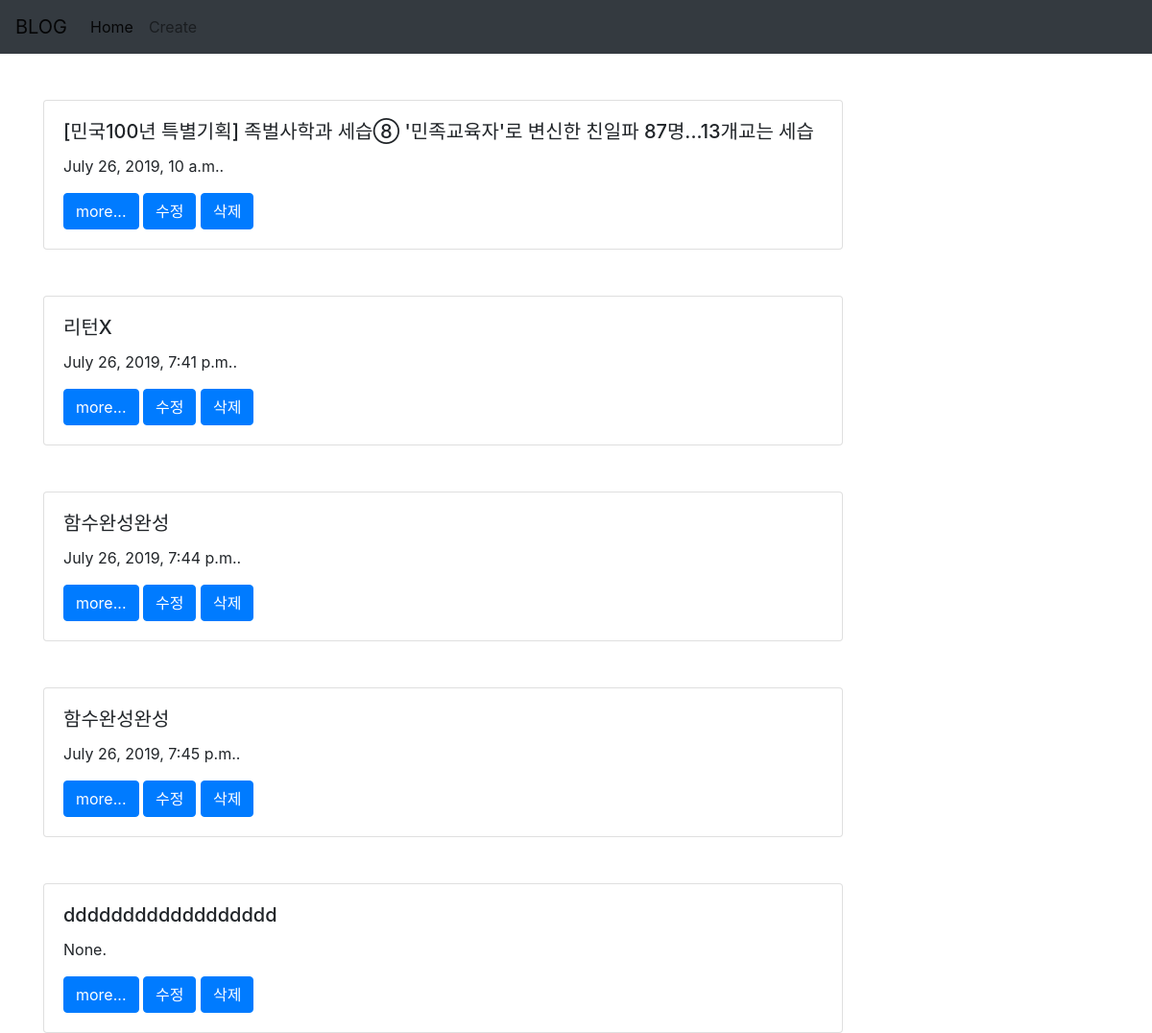
The page / on the database its author committed.
### blogapp/models.py (models this page shows, shortened)
class Blog(models.Model):
    title = models.CharField(max_length=200)
    pub_date = models.DateTimeField('date published', blank = True, null = True)
    body = models.TextField()

### blogapp/views.py (the view)
# urls.py: 2. Add a URL to urlpatterns:  path('', views.home, name='home')
def home(request):
    blogs = Blog.objects
    return render(request, 'home.html', {'blogs':blogs})

### blogapp/templates/home.html (shortened to what this page needs)
<!DOCTYPE html>
<html lang="en">
<head>
    <link rel="stylesheet" href="https://stackpath.bootstrapcdn.com/bootstrap/4.3.1/css/bootstrap.min.css">
</head>
<body>
        <nav class="navbar navbar-expand-lg navbar-light bg-dark">
                <a class="navbar-brand" href="#">BLOG</a>
                <div class="collapse navbar-collapse" id="navbarSupportedContent">
                  <ul class="navbar-nav mr-auto">
                    <li class="nav-item active">
                      <a class="nav-link" href="{% url 'home'%}">Home <span class="sr-only">(current)</span></a>
                    </li>
                    <li class="nav-item">
                      <a class="nav-link" href="{% url 'new'%}">Create</a>
                    </li>
                  </ul>
                </div>
              </nav>
    <div class="container">
        {% for blog in blogs.all %}
        <br>
        <br>
        <div class="card w-75">
                <div class="card-body">
                  <h5 class="card-title">{{blog.title}}</h5>
                  <p class="card-text">{{blog.pub_date}}.</p>
                  <a href={% url 'detail' blog.id %} class="btn btn-primary">more...</a>
                  <a href={% url 'update' blog.id %} class="btn btn-primary">수정</a>
                  <a href={% url 'delete' blog.id %} class="btn btn-primary">삭제</a>
                </div>
              </div>
        {% endfor %}
    </div>
</body>
</html>

### rows shown on the page
Blog: title "[민국100년 특별기획] 족벌사학과 세습⑧ '민족교육자'로 변신한 친일파 87명...13개교는 세습", pub_date "July 26, 2019, 10 a.m."
Blog: title "리턴X", pub_date "July 26, 2019, 7:41 p.m."
Blog: title "함수완성완성", pub_date "July 26, 2019, 7:44 p.m."
Blog: title "함수완성완성", pub_date "July 26, 2019, 7:45 p.m."
Blog: title "dddddddddddddddddd", pub_date "None"
